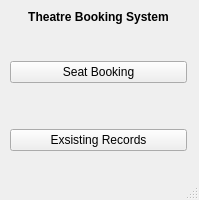
<?xml version="1.0" encoding="UTF-8"?>
<ui version="4.0">
 <class>MainWindow</class>
 <widget class="QMainWindow" name="MainWindow">
  <property name="geometry">
   <rect>
    <x>0</x>
    <y>0</y>
    <width>199</width>
    <height>200</height>
   </rect>
  </property>
  <property name="windowTitle">
   <string>Theatre Booking System</string>
  </property>
  <widget class="QWidget" name="centralwidget">
   <widget class="QWidget" name="verticalLayoutWidget">
    <property name="geometry">
     <rect>
      <x>10</x>
      <y>10</y>
      <width>177</width>
      <height>141</height>
     </rect>
    </property>
    <layout class="QVBoxLayout" name="MenuLayout">
     <item>
      <widget class="QLabel" name="label">
       <property name="font">
        <font>
         <weight>75</weight>
         <bold>true</bold>
        </font>
       </property>
       <property name="text">
        <string>Theatre Booking System</string>
       </property>
       <property name="alignment">
        <set>Qt::AlignCenter</set>
       </property>
      </widget>
     </item>
     <item>
      <spacer name="verticalSpacer_2">
       <property name="orientation">
        <enum>Qt::Vertical</enum>
       </property>
       <property name="sizeHint" stdset="0">
        <size>
         <width>20</width>
         <height>40</height>
        </size>
       </property>
      </spacer>
     </item>
     <item>
      <widget class="QPushButton" name="BookingButton">
       <property name="text">
        <string>Seat Booking</string>
       </property>
      </widget>
     </item>
     <item>
      <spacer name="verticalSpacer">
       <property name="orientation">
        <enum>Qt::Vertical</enum>
       </property>
       <property name="sizeType">
        <enum>QSizePolicy::Minimum</enum>
       </property>
       <property name="sizeHint" stdset="0">
        <size>
         <width>20</width>
         <height>40</height>
        </size>
       </property>
      </spacer>
     </item>
     <item>
      <widget class="QPushButton" name="RecordsButton">
       <property name="text">
        <string>Exsisting Records</string>
       </property>
      </widget>
     </item>
    </layout>
   </widget>
  </widget>
  <widget class="QMenuBar" name="menubar">
   <property name="geometry">
    <rect>
     <x>0</x>
     <y>0</y>
     <width>199</width>
     <height>22</height>
    </rect>
   </property>
  </widget>
  <widget class="QStatusBar" name="statusbar"/>
 </widget>
 <resources/>
 <connections/>
</ui>
